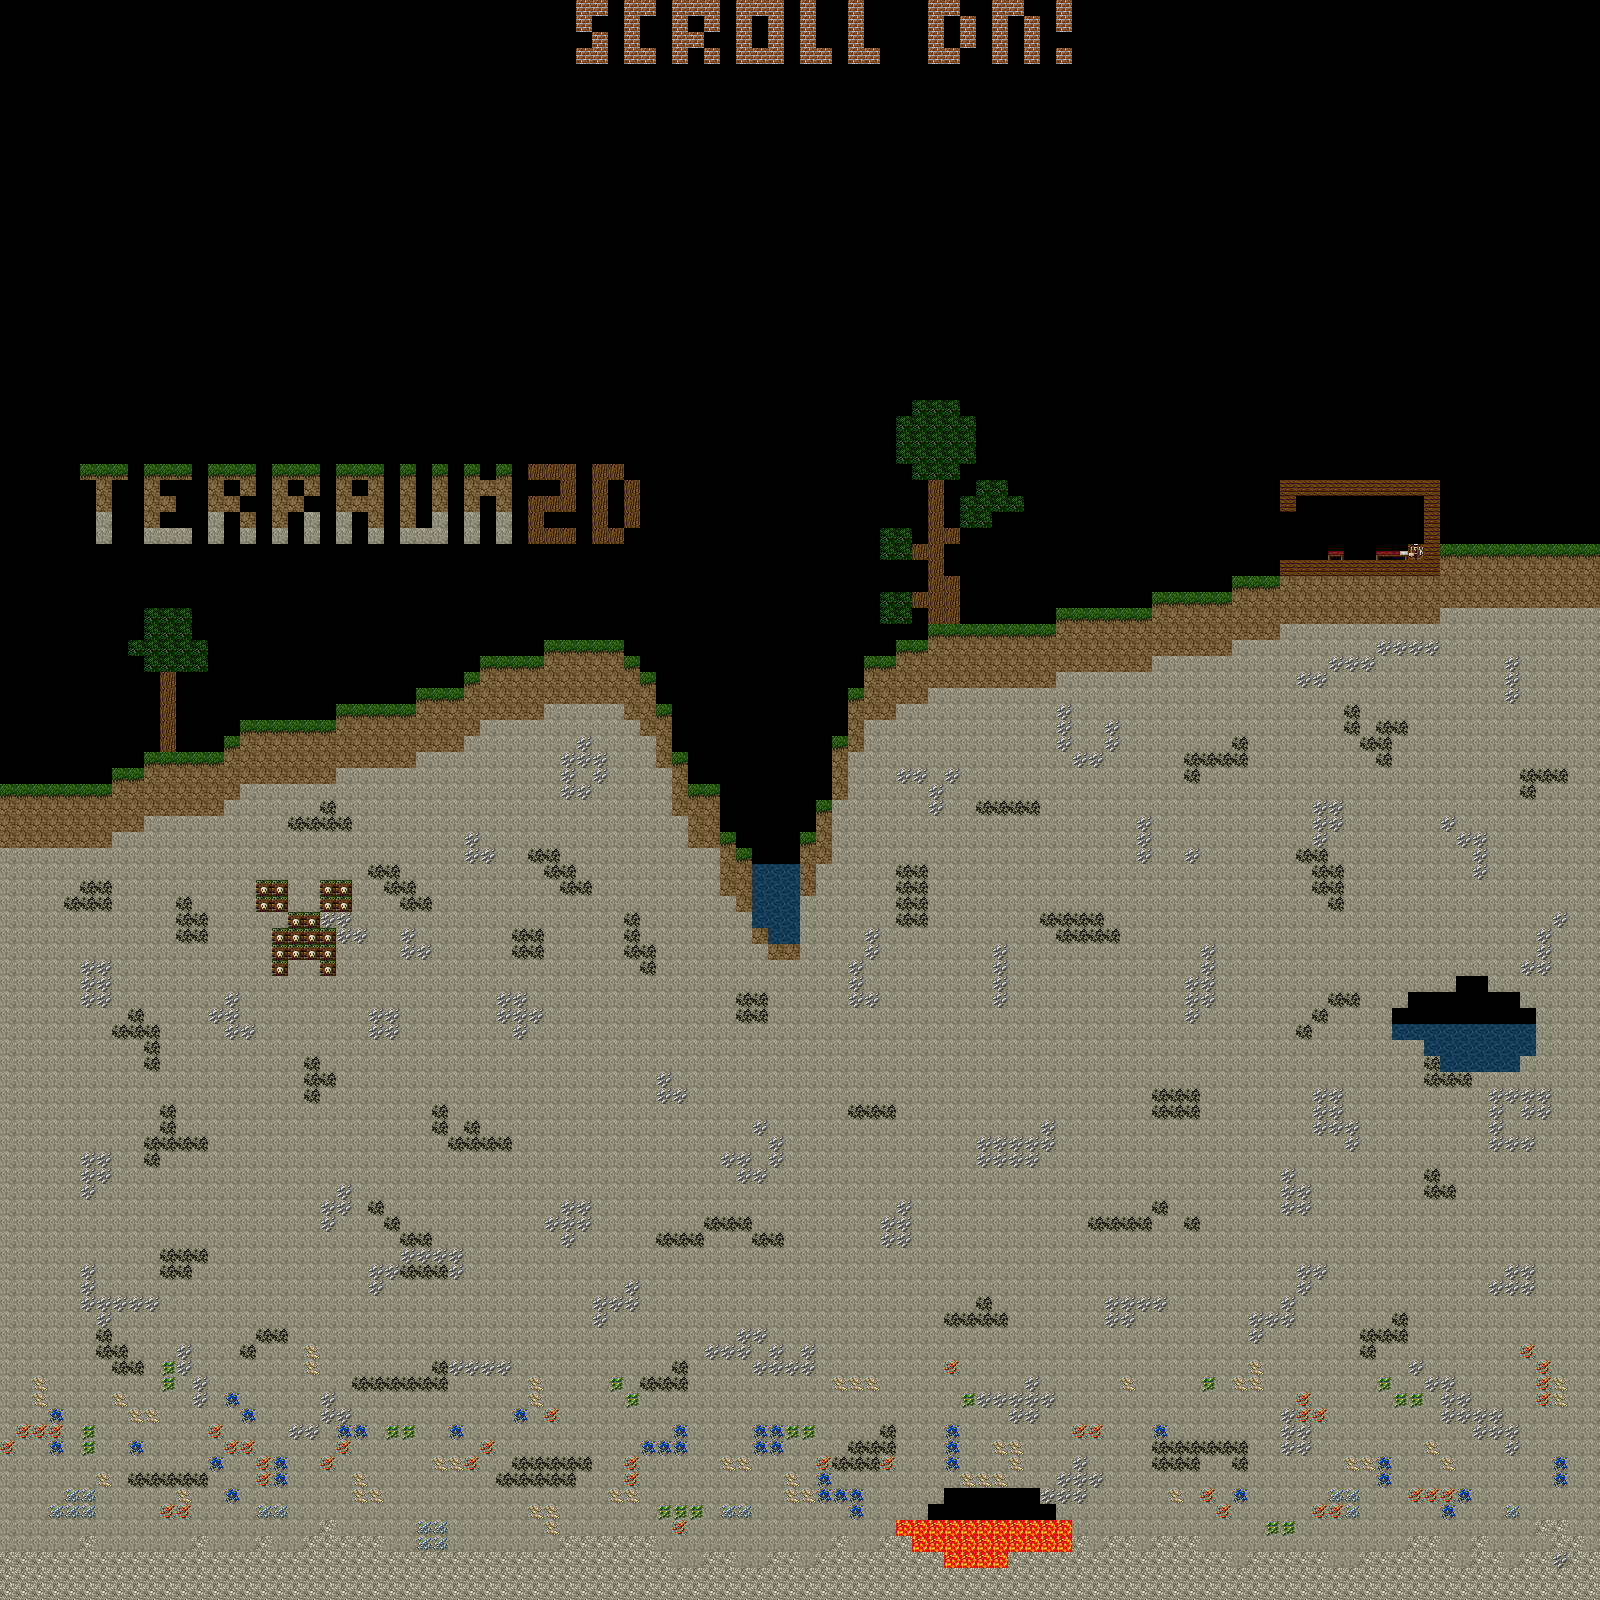

This game map was drawn from its Tiled (.tmx) file and the tilesets committed beside it. A one-line description and the trimmed map source follow:
An orthogonal 100x100 tile map with 16x16 px tiles, 1 tile layer (World).

<map version="1.0" orientation="orthogonal" width="100" height="100" tilewidth="16" tileheight="16">
 <tileset firstgid="1" name="painterly" tilewidth="16" tileheight="16">
  <image source="terrain.png" width="256" height="256" />
 </tileset>
 <layer name="World" width="100" height="100">
  <data>[10000 cells, 6053 non-empty, 22 distinct tile ids]</data>
 </layer>
</map>
